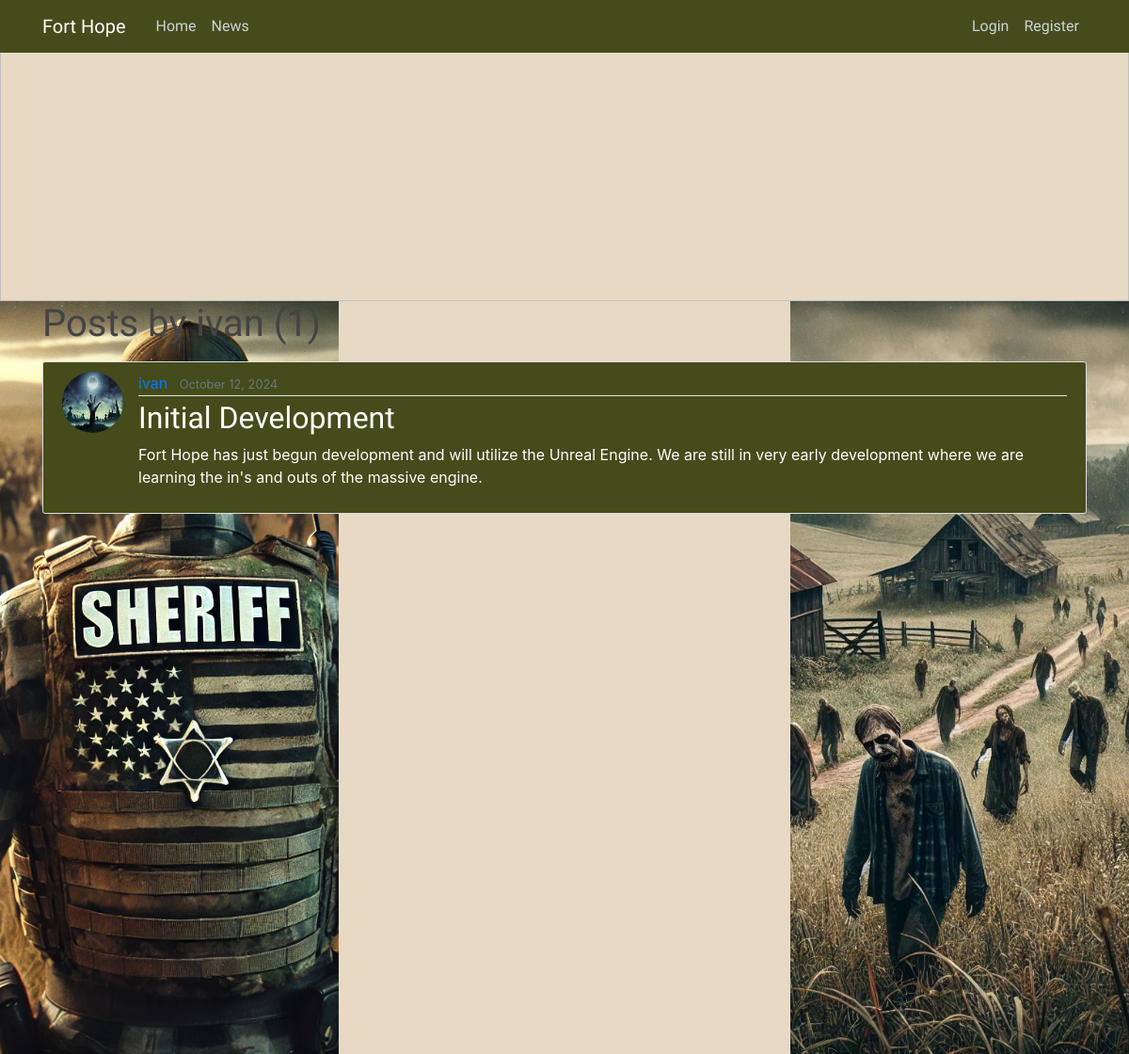
The app's page /user/ivan/ with its own data.
### news/models.py (models this page shows, shortened)
class Post(models.Model):
    title = models.CharField(max_length=100)
    content = models.TextField()
    date_posted = models.DateTimeField(default=timezone.now)
    author = models.ForeignKey(User, on_delete=models.CASCADE)

### users/models.py (models this page shows, shortened)
class Profile(models.Model):
    user = models.OneToOneField(User, on_delete=models.CASCADE)
    image = models.ImageField(default='default.jpg', upload_to='profile_pics')

### news/views.py (the view)
# urls.py: path('user/<str:username>/', UserPostListView.as_view(), name='user-posts'),
class UserPostListView(ListView):
      model = Post
      template_name = 'news/user_posts.html'
      context_object_name = 'posts'
      paginate_by = 10
      def get_queryset(self):
           user = get_object_or_404(User, username=self.kwargs.get('username'))
           return Post.objects.filter(author=user).order_by('-date_posted')

### news/templates/news/user_posts.html (shortened to what this page needs)
{% extends "news/base.html" %}
{% block content%}
    <h1 class="mb-3">Posts by {{ view.kwargs.username }} ({{ page_obj.paginator.count }})</h1>
    {% for post in posts %}
    <article class="media content-section">
      <img class="rounded-circle article-img" src="{{ post.author.profile.image.url }}">
        <div class="media-body">
          <div class="article-metadata">
            <a class="mr-2" href="{% url 'user-posts' post.author.username%}">{{ post.author }}</a>
            <small class="text-muted">{{ post.date_posted|date:"F d, Y" }}</small>
          </div>
          <h2><a class="article-title" href="{% url 'post-detail' post.id %}">{{ post.title }}</a></h2>
          <p class="article-content">{{ post.content }}</p>
        </div>
    </article>
    {% endfor %}
{% endblock content %}

### news/static/news/main.css (style rules this page uses)
body { background: #e8d9c5; color: #333333; }
h1,h2, h3, h4, h5, h6 { color: #444444; font-family: 'Special Elite', monospace; font-weight: 400; font-style: normal; }
.content-section { background: #454b1b; padding: 10px 20px; border: 1px solid #dddddd; border-radius: 3px; margin-bottom: 20px; color: white; }
.article-title { color: #ffffff; }
.article-content { white-space: pre-line; color: #ffffff; }
.article-img { height: 65px; width: 65px; margin-right: 16px; }
.article-metadata { padding-bottom: 1px; margin-bottom: 4px; border-bottom: 1px solid #e3e3e3 }

### records on screen
Post: author.profile.image (placeholder picture), author "ivan", date_posted "October 12, 2024", title "Initial Development", content "Fort Hope has just begun development and will utilize the Unreal Engine. We are still in very early development where we are learning the in's and outs of the massive engine."

### other values on screen
{{ view.kwargs.username }} "ivan"
{{ page_obj.paginator.count }} "1"
